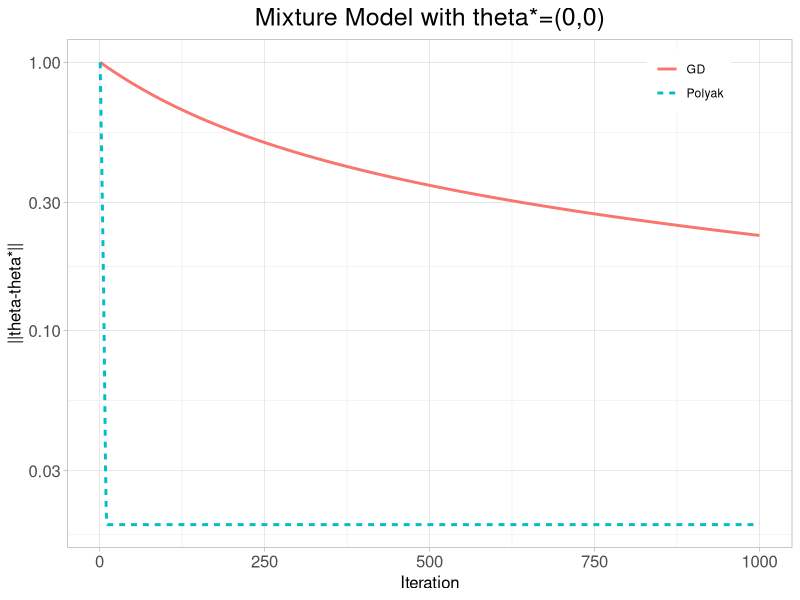

Recreate this plot in R.
## ---- chunk 1
library(ggplot2)
## ---- chunk 2
set.seed(1)
n=10000
n_mc=10000
theta_star=c(0,0) # star(0,0) ini(3,3)
#theta_star=c(2,1) # star(2,1) ini(3,3) non-convex


U=runif(n_mc)-0.5
X1=rnorm(n_mc,mean = sign(U)*theta_star[1], sd=1)
X2=rnorm(n_mc,mean = sign(U)*theta_star[2], sd=1)

iter=1000
ind=50
theta0=c(1,0)
## ---- chunk 3
Ln=function(theta,theta_star,p){
  #U=runif(n_mc)-0.5
  #X1=rnorm(n,mean = sign(U)*theta_star[1], sd=1)
  #X2=rnorm(n,mean = sign(U)*theta_star[2], sd=1)
  #p1=-0.5*(sum(theta_star^2)+p)-0.5*sum(theta^2)
  p1=-0.5*sum(theta^2)
  in_prod=X1*theta[1]+X2*theta[2]
  p2=mean(log(exp(in_prod)+exp(-in_prod)))
  return(-(p1+p2)+5)
}

dLn=function(theta,theta_star,p){
  #U=runif(n_mc)-0.5
  #X1=rnorm(n,mean = sign(U)*theta_star[1], sd=1)
  #X2=rnorm(n,mean = sign(U)*theta_star[2], sd=1)
  in_prod=X1*theta[1]+X2*theta[2]
  p1=(exp(in_prod)-exp(-in_prod))/(exp(in_prod)+exp(-in_prod))
  c1=-theta[1]+mean(p1*X1)
  c2=-theta[2]+mean(p1*X2)
  return(-c(c1,c2))
}
## ---- chunk 4
iter_pre=10000
theta1=theta0
for (i in 1:iter_pre){
  DLN=dLn(theta1,theta_star,p)
  theta1=theta1-0.01*DLN
}
theta_hat=theta1
## ---- chunk 5
p=2
theta1=theta0
L_val=rep(0,iter)
DIFF=rep(0,iter)

for (i in 1:iter){
  L_val[i]=Ln(theta1,theta_star,p)
  DIFF[i]=sqrt(sum((theta1-theta_star)^2))
  DLN=dLn(theta1,theta_star,p)
  #theta1=theta1-(Ln(theta1,theta_star,p)-Ln(theta_star,theta_star,p))/(sum(DLN^2))*DLN
  theta1=theta1-(Ln(theta1,theta_star,p)-Ln(theta_hat,theta_star,p))/(sum(DLN^2))*DLN
  #DIFF[i]=sqrt(sum((theta1-theta_star)^2))

}

#plot(L_val,type = "l")
RR=theta1

theta1=theta0
L_val_GD=rep(0,iter)
DIFF_GD=rep(0,iter)
for (i in 1:iter){
  L_val_GD[i]=Ln(theta1,theta_star,p)
  DIFF_GD[i]=sqrt(sum((theta1-theta_star)^2))
  DLN=dLn(theta1,theta_star,p)
  theta1=theta1-0.01*DLN
  #DIFF_GD[i]=sqrt(sum((theta1-theta_star)^2))
}

#plot(L_val_GD,type = "l")


## ---- chunk 6
x=c(1:iter,1:iter)
y1=c(L_val,L_val_GD)
z1=c(rep("Polyak",iter),rep("GD",iter))
d1=data.frame(x=x,y=y1,algorithm=z1)


x=c(1:iter,1:iter)
y2=c(DIFF,DIFF_GD)
z2=c(rep("Polyak",iter),rep("GD",iter))
d2=data.frame(x=x,y=y2,algorithm=z2)
## ---- chunk 7
pLL=ggplot(data=d2,aes(x=x,y=y,color=algorithm,linetype=algorithm))+
  scale_y_log10()+
  xlab('Iteration')+
  ylab('||theta-theta*||')

pLL+geom_line(size=1)+
  theme_light()+
  theme(
    legend.position = c(0.8, 0.98),
    legend.justification = c(0,1),
    plot.title = element_text(size=18))+
  labs(title="Mixture Model with theta*=(0,0)")+
  theme(legend.title=element_blank())+
  theme(plot.title = element_text(hjust = 0.5))+
  theme(axis.text.x = element_text(size = 12),
        axis.text.y = element_text(size = 12),  
        axis.title.x = element_text(size = 12),
        axis.title.y = element_text(size = 12))
